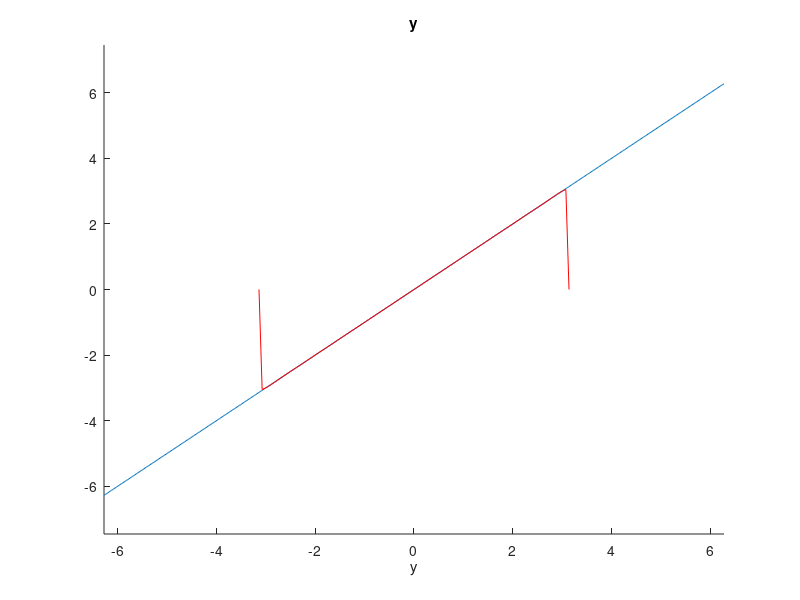

The MATLAB source for this figure:
clear all; close all; clc
f = @(y) y;
x = linspace(-pi,pi,100);
suma = 0;
M = 1000;

for n = 1:M
    suma = suma-2*(-1)^n/n*sin(n*x);
endfor
hold on;
ezplot(f)
plot(x,suma, 'r')
hold off;
